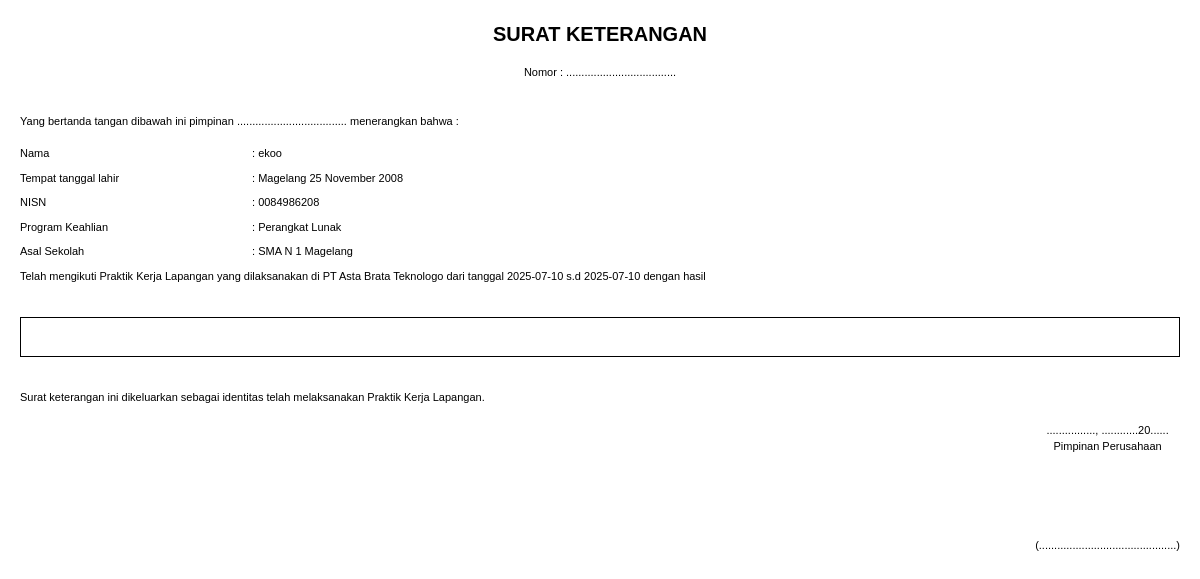
Page /pages/laporan/sk.php?id_siswa=1 on the committed database.
### tables this page shows
CREATE TABLE `siswa` (
  `id_siswa` int(11) NOT NULL,
  `nis` varchar(15) NOT NULL,
  `nisn` varchar(15) NOT NULL,
  `nama_siswa` varchar(50) NOT NULL,
  `no_wa` varchar(20) NOT NULL,
  `kelas` varchar(10) NOT NULL,
  `pro_keahlian` varchar(20) NOT NULL,
  `TTL` varchar(100) NOT NULL,
  `id_sekolah` int(11) NOT NULL,
  `id_perusahaan` int(11) NOT NULL,
  `tanggal_mulai` date NOT NULL,
  `tanggal_selesai` date NOT NULL,
  `id_pembimbing` int(11) NOT NULL,
  `id_guru` int(11) NOT NULL,
  `username` varchar(20) NOT NULL,
  `password` varchar(20) NOT NULL
);

CREATE TABLE `sekolah` (
  `id_sekolah` int(11) NOT NULL,
  `nama_sekolah` varchar(50) NOT NULL,
  `alamat_sekolah` varchar(300) NOT NULL,
  `kepala_sekolah` varchar(25) NOT NULL,
  `logo_sekolah` varchar(255) DEFAULT NULL
);

CREATE TABLE `perusahaan` (
  `id_perusahaan` int(11) NOT NULL,
  `nama_perusahaan` varchar(50) NOT NULL,
  `alamat_perusahaan` varchar(300) NOT NULL
);

### pages/laporan/sk.php (the view, shortened to what this page needs)
<?php
include('../../koneksi.php');
$id_siswa = $_GET['id_siswa'] ?? null;
$query = "
    SELECT
        s.nama_siswa,
        s.pro_keahlian,
        s.tanggal_mulai,
        s.tanggal_selesai,
        s.TTL,
        s.NISN,
        p.nama_perusahaan AS id_perusahaan,
        b.nama_pembimbing AS id_pembimbing,
        sk.nama_sekolah,
        sk.alamat_sekolah
    FROM
        siswa s
    LEFT JOIN
        perusahaan p ON s.id_perusahaan = p.id_perusahaan
    LEFT JOIN
        pembimbing b ON s.id_pembimbing = b.id_pembimbing
    LEFT JOIN
        sekolah sk ON s.id_sekolah = sk.id_sekolah
    WHERE
        s.id_siswa = ? ";
$stmt = $coneksi->prepare($query);
$stmt->bind_param("i", $id_siswa);
$stmt->execute();
$result = $stmt->get_result();
if ($result->num_rows > 0) {
    $data = $result->fetch_assoc();
} else {
    echo "Data tidak ditemukan.";
    exit();
}
?>
<!DOCTYPE html>
<html lang="en">
<head>
    <script src="https://cdn.tailwindcss.com"></script>
</head>
<body>
    <div class="printable">
        <h1 class="text-center text-xl font-bold mb-4 style9">SURAT KETERANGAN</h1>
        <p class="text-center mb-8 style9">Nomor : ....................................</p>
        <p class="mb-4 style9">Yang bertanda tangan dibawah ini pimpinan .................................... menerangkan bahwa :</p>
        <div class="mb-2 style9">
            <div class="flex mb-2">
                <span class="w-1/5">Nama </span>
                <span class="w-2/5">: <?php echo htmlspecialchars($data['nama_siswa']); ?></span>
            </div>
            <div class="flex mb-2">
                <span class="w-1/5">Tempat tanggal lahir </span>
                <span class="w-2/5">: <?php echo htmlspecialchars($data['TTL']); ?></span>
            </div>
            <div class="flex mb-2">
                <span class="w-1/5">NISN </span>
                <span class="w-2/5">: <?php echo htmlspecialchars($data['NISN']); ?></span>
            </div>
            <div class="flex mb-2">
                <span class="w-1/5">Program Keahlian </span>
                <span class="w-2/5">: <?php echo htmlspecialchars($data['pro_keahlian']); ?></span>
            </div>
            <div class="flex mb-2">
                <span class="w-1/5">Asal Sekolah </span>
                <span class="w-2/5">: <?php echo htmlspecialchars($data['nama_sekolah']); ?></span>
            </div>
        <p class="mb-4 style9">Telah mengikuti Praktik Kerja Lapangan yang dilaksanakan di <?php echo htmlspecialchars($data['id_perusahaan']); ?> dari tanggal <?php echo htmlspecialchars($data['tanggal_mulai']); ?> s.d <?php echo htmlspecialchars($data['tanggal_selesai']); ?> dengan hasil</p>
        <tabel>
            <tr>
                <td><div class="border border-black h-10 mb-4"></div></td>
            </tr>
        </tabel>
        <p class="mb-4 style9">Surat keterangan ini dikeluarkan sebagai identitas telah melaksanakan Praktik Kerja Lapangan.</p>
        <div class="flex justify-end style9">
            <div class="text-center">
                <p clas="style9">................, ............20......</p>
                <p class="style9">Pimpinan Perusahaan</p>
                <br><br><br><br><br>
                <p class="style9">(.............................................)</p>
            </div>
        </div>
    </div>
</body>
</html>

### pages/laporan/sk.php (style rules this page uses)
.printable { margin: 20px; }
.style9 { font-family: Verdana, Arial, Helvetica, sans-serif; font-size: 11px; }

### rows in the picture
siswa: nama_siswa "ekoo", TTL "Magelang 25 November 2008", nisn "0084986208", pro_keahlian "Perangkat Lunak", id_sekolah.nama_sekolah "SMA N 1 Magelang", id_perusahaan.nama_perusahaan "PT Asta Brata Teknologo", tanggal_mulai "2025-07-10", tanggal_selesai "2025-07-10"
